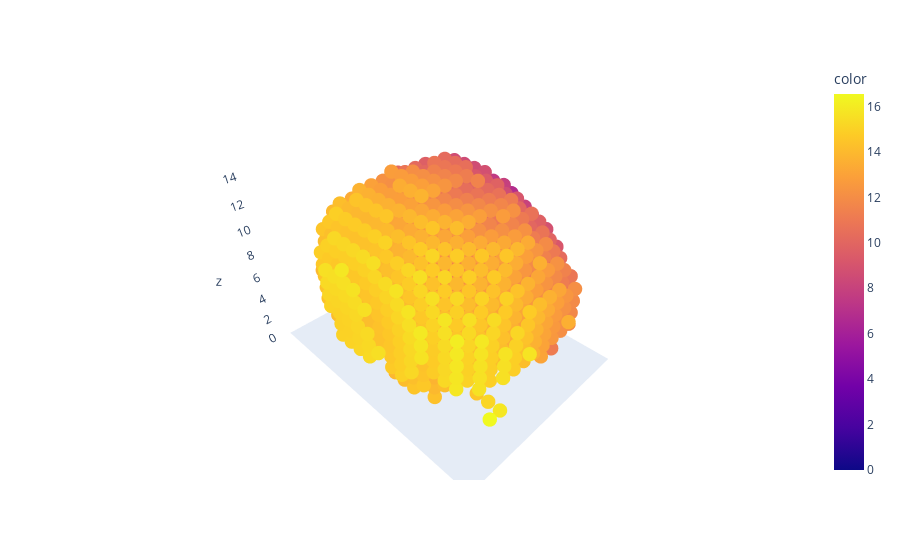

The notebook cell saved with this chart:
### Code cell
import plotly.express as px

vertex_index = 0

fig = px.scatter_3d(x=mat[:,0], y=mat[:,1], z=mat[:,2], color=source_geometry[:,vertex_index])
fig.update_traces(marker_size = 5)
fig.update_scenes(xaxis_visible=False, yaxis_visible=False,zaxis_visible=True )
fig.show()

### Figure 1 — Plotly figure (JSON) as saved in the notebook; plotly's stock layout.template omitted (floating-point values rounded to 4 significant figures; data arrays with more than 128 entries replaced by an {"elided": "..."} marker saying what was removed)
{"data": [{"hovertemplate": "x=%{x}<br>y=%{y}<br>z=%{z}<br>color=%{marker.color}<extra></extra>", "legendgroup": "", "marker": {"color": {"elided": "2258 float values"}, "coloraxis": "coloraxis", "size": 5, "symbol": "circle"}, "mode": "markers", "name": "", "scene": "scene", "showlegend": false, "type": "scatter3d", "x": {"elided": "2258 int values"}, "y": {"elided": "2258 int values"}, "z": {"elided": "2258 int values"}}], "layout": {"coloraxis": {"colorbar": {"title": {"text": "color"}}, "colorscale": [[0, "#0d0887"], [0.1111, "#46039f"], [0.2222, "#7201a8"], [0.3333, "#9c179e"], [0.4444, "#bd3786"], [0.5556, "#d8576b"], [0.6667, "#ed7953"], [0.7778, "#fb9f3a"], [0.8889, "#fdca26"], [1, "#f0f921"]]}, "legend": {"tracegroupgap": 0}, "margin": {"t": 60}, "scene": {"domain": {"x": [0, 1], "y": [0, 1]}, "xaxis": {"title": {"text": "x"}, "visible": false}, "yaxis": {"title": {"text": "y"}, "visible": false}, "zaxis": {"title": {"text": "z"}, "visible": true}}}}
